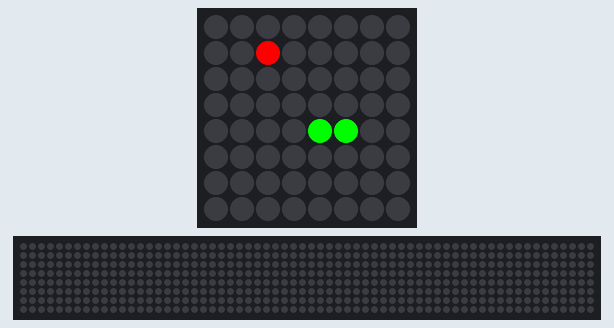
A program run on a simulated Raspberry Pi (BCM pin numbers) with a Sense HAT. Parts: the Sense HAT's 8×8 RGB LED matrix, a strip that is not on the board, showing the scrolling text unrolled. Random numbers come from a fixed seed; the 64×8 strip is a reading aid, not a part: it shows the text the matrix is scrolling, unrolled, one strip-width of it at a time. At 7.1 s the program stops and its outputs stay as they are.

Above: at 0.17 s.
At 0.77 s:
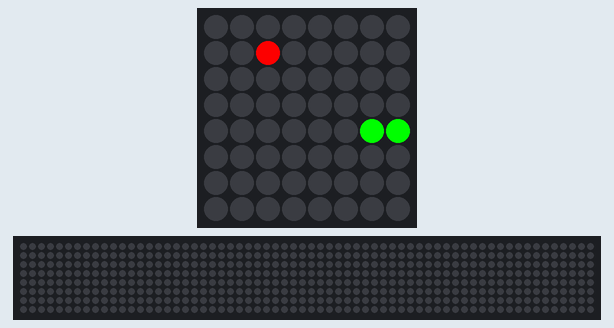
At 1.47 s:
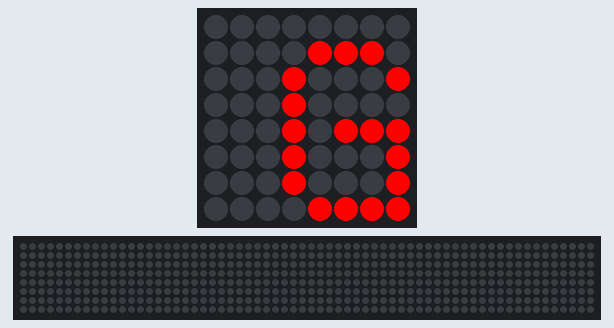
At 2.68 s:
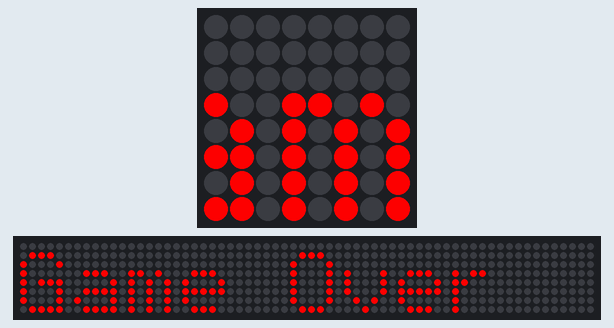
At 3.89 s:
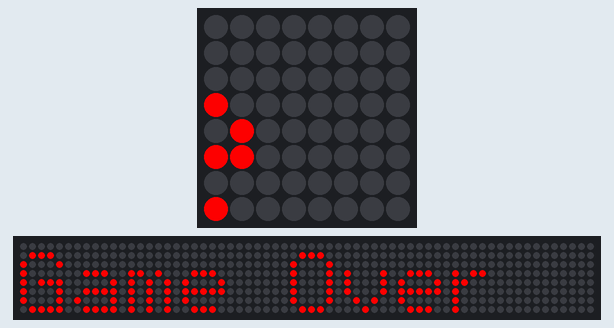
At 7.01 s:
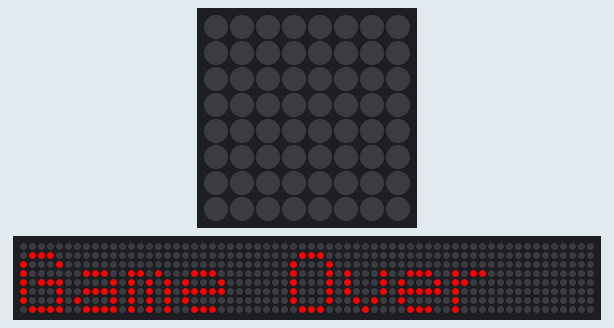

The program:

snake.py
```python
# Snake para Raspberry Pi Sense HAT
# Autor: GitHub Copilot
# Este juego utiliza la pantalla LED y el joystick del Sense HAT

from sense_hat import SenseHat
from time import sleep
import random

sense = SenseHat()
sense.clear()

# Colores
SNAKE_COLOR = (0, 255, 0)
FOOD_COLOR = (255, 0, 0)
BG_COLOR = (0, 0, 0)

# Direcciones
UP = (0, -1)
DOWN = (0, 1)
LEFT = (-1, 0)
RIGHT = (1, 0)

direction = RIGHT
next_direction = RIGHT

# Inicializar serpiente y comida
snake = [(4, 4), (3, 4)]
food = (random.randint(0, 7), random.randint(0, 7))
while food in snake:
    food = (random.randint(0, 7), random.randint(0, 7))

def draw():
    sense.clear()
    for segment in snake:
        sense.set_pixel(segment[0], segment[1], SNAKE_COLOR)
    sense.set_pixel(food[0], food[1], FOOD_COLOR)

def move():
    global snake, food, direction
    new_head = (snake[0][0] + direction[0], snake[0][1] + direction[1])
    # Comprobar colisiones
    if (new_head[0] < 0 or new_head[0] > 7 or
        new_head[1] < 0 or new_head[1] > 7 or
        new_head in snake):
        sense.show_message('Game Over', text_colour=[255,0,0])
        sense.clear()
        exit()
    snake.insert(0, new_head)
    if new_head == food:
        # Nueva comida
        while True:
            food_pos = (random.randint(0, 7), random.randint(0, 7))
            if food_pos not in snake:
                break
        globals()['food'] = food_pos
    else:
        snake.pop()

def joystick_event(event):
    global next_direction
    if event.action != 'pressed':
        return
    if event.direction == 'up' and direction != DOWN:
        next_direction = UP
    elif event.direction == 'down' and direction != UP:
        next_direction = DOWN
    elif event.direction == 'left' and direction != RIGHT:
        next_direction = LEFT
    elif event.direction == 'right' and direction != LEFT:
        next_direction = RIGHT

sense.stick.direction_any = joystick_event

def main():
    global direction
    while True:
        direction = next_direction
        move()
        draw()
        sleep(0.3)

if __name__ == '__main__':
    main()
```
